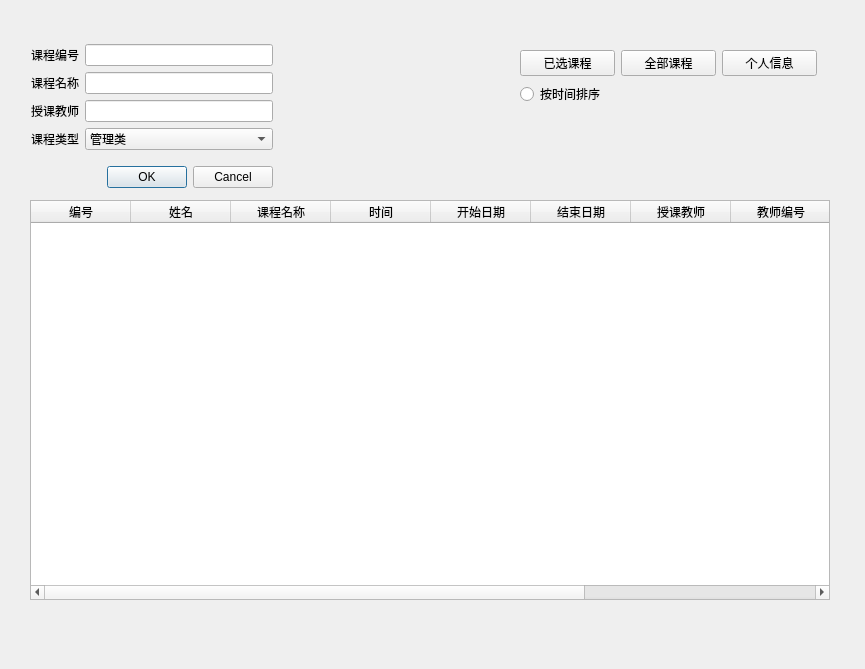
<?xml version="1.0" encoding="UTF-8"?>
<ui version="4.0">
 <class>Form</class>
 <widget class="QWidget" name="Form">
  <property name="geometry">
   <rect>
    <x>0</x>
    <y>0</y>
    <width>865</width>
    <height>669</height>
   </rect>
  </property>
  <property name="windowTitle">
   <string>Form</string>
  </property>
  <widget class="QWidget" name="layoutWidget">
   <property name="geometry">
    <rect>
     <x>31</x>
     <y>44</y>
     <width>242</width>
     <height>144</height>
    </rect>
   </property>
   <layout class="QGridLayout" name="gridLayout">
    <item row="0" column="0">
     <layout class="QFormLayout" name="formLayout">
      <item row="0" column="0">
       <widget class="QLabel" name="label">
        <property name="text">
         <string>课程编号</string>
        </property>
       </widget>
      </item>
      <item row="0" column="1">
       <widget class="QLineEdit" name="cid_lineEdit"/>
      </item>
      <item row="1" column="0">
       <widget class="QLabel" name="label_2">
        <property name="text">
         <string>课程名称</string>
        </property>
       </widget>
      </item>
      <item row="1" column="1">
       <widget class="QLineEdit" name="cname_lineEdit"/>
      </item>
      <item row="2" column="0">
       <widget class="QLabel" name="label_3">
        <property name="text">
         <string>授课教师</string>
        </property>
       </widget>
      </item>
      <item row="2" column="1">
       <widget class="QLineEdit" name="teacher_lineEdit"/>
      </item>
      <item row="3" column="0">
       <widget class="QLabel" name="label_4">
        <property name="text">
         <string>课程类型</string>
        </property>
       </widget>
      </item>
      <item row="3" column="1">
       <widget class="QComboBox" name="type_comboBox">
        <item>
         <property name="text">
          <string>管理类</string>
         </property>
        </item>
        <item>
         <property name="text">
          <string>技术类</string>
         </property>
        </item>
        <item>
         <property name="text">
          <string>会计类</string>
         </property>
        </item>
       </widget>
      </item>
     </layout>
    </item>
    <item row="1" column="0">
     <widget class="QDialogButtonBox" name="buttonBox">
      <property name="standardButtons">
       <set>QDialogButtonBox::Cancel|QDialogButtonBox::Ok</set>
      </property>
     </widget>
    </item>
   </layout>
  </widget>
  <widget class="QTableWidget" name="tableWidget">
   <property name="geometry">
    <rect>
     <x>30</x>
     <y>200</y>
     <width>800</width>
     <height>400</height>
    </rect>
   </property>
   <column>
    <property name="text">
     <string>编号</string>
    </property>
   </column>
   <column>
    <property name="text">
     <string>姓名</string>
    </property>
   </column>
   <column>
    <property name="text">
     <string>课程名称</string>
    </property>
   </column>
   <column>
    <property name="text">
     <string>时间</string>
    </property>
   </column>
   <column>
    <property name="text">
     <string>开始日期</string>
    </property>
   </column>
   <column>
    <property name="text">
     <string>结束日期</string>
    </property>
   </column>
   <column>
    <property name="text">
     <string>授课教师</string>
    </property>
   </column>
   <column>
    <property name="text">
     <string>教师编号</string>
    </property>
   </column>
   <column>
    <property name="text">
     <string>类型</string>
    </property>
   </column>
   <column>
    <property name="text">
     <string/>
    </property>
   </column>
  </widget>
  <widget class="QWidget" name="layoutWidget">
   <property name="geometry">
    <rect>
     <x>520</x>
     <y>50</y>
     <width>297</width>
     <height>58</height>
    </rect>
   </property>
   <layout class="QVBoxLayout" name="verticalLayout">
    <item>
     <layout class="QHBoxLayout" name="horizontalLayout">
      <item>
       <widget class="QPushButton" name="selected_Button">
        <property name="text">
         <string>已选课程</string>
        </property>
       </widget>
      </item>
      <item>
       <widget class="QPushButton" name="all_courses_Button">
        <property name="text">
         <string>全部课程</string>
        </property>
       </widget>
      </item>
      <item>
       <widget class="QPushButton" name="information_Button">
        <property name="text">
         <string>个人信息</string>
        </property>
       </widget>
      </item>
     </layout>
    </item>
    <item>
     <widget class="QRadioButton" name="time_order">
      <property name="text">
       <string>按时间排序</string>
      </property>
     </widget>
    </item>
   </layout>
  </widget>
 </widget>
 <resources/>
 <connections>
  <connection>
   <sender>buttonBox</sender>
   <signal>rejected()</signal>
   <receiver>cid_lineEdit</receiver>
   <slot>clear()</slot>
   <hints>
    <hint type="sourcelabel">
     <x>151</x>
     <y>172</y>
    </hint>
    <hint type="destinationlabel">
     <x>185</x>
     <y>56</y>
    </hint>
   </hints>
  </connection>
  <connection>
   <sender>buttonBox</sender>
   <signal>rejected()</signal>
   <receiver>cname_lineEdit</receiver>
   <slot>clear()</slot>
   <hints>
    <hint type="sourcelabel">
     <x>151</x>
     <y>172</y>
    </hint>
    <hint type="destinationlabel">
     <x>185</x>
     <y>84</y>
    </hint>
   </hints>
  </connection>
  <connection>
   <sender>buttonBox</sender>
   <signal>rejected()</signal>
   <receiver>teacher_lineEdit</receiver>
   <slot>clear()</slot>
   <hints>
    <hint type="sourcelabel">
     <x>151</x>
     <y>172</y>
    </hint>
    <hint type="destinationlabel">
     <x>185</x>
     <y>112</y>
    </hint>
   </hints>
  </connection>
 </connections>
</ui>
